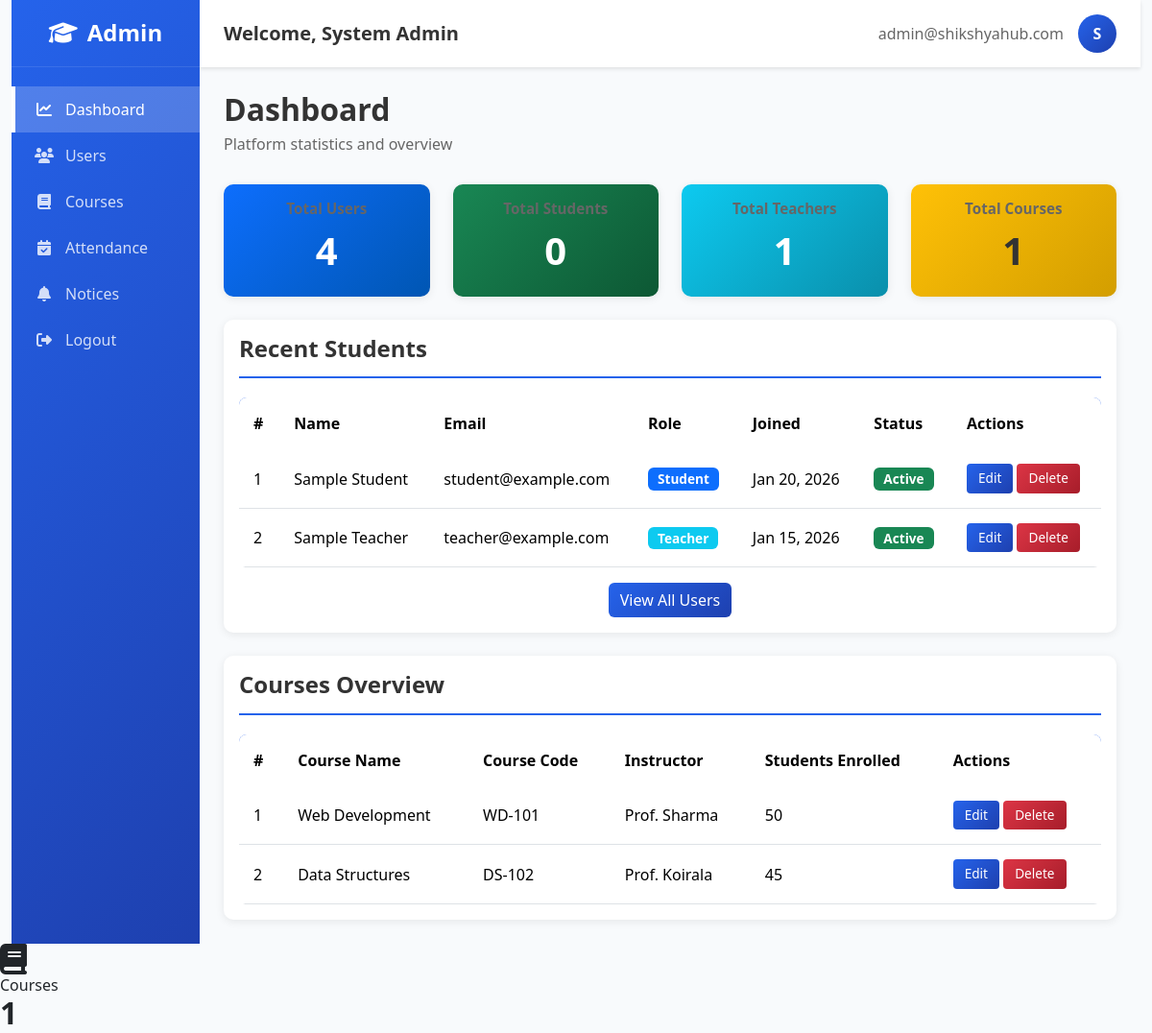
The app's page /admin/dashboard (signed in) with its own data.
### app/models.py (models this page shows, shortened)
class User(db.Model, UserMixin):
    id = db.Column(db.Integer, primary_key=True)
    name = db.Column(db.String(100), nullable=False)
    email = db.Column(db.String(120), unique=True, nullable=False)
    password_hash = db.Column(db.String(128))
    role = db.Column(db.String(20), nullable=False) # 'admin', 'teacher', 'student'
    created_at = db.Column(db.DateTime, default=datetime.utcnow)
    student_profile = db.relationship('Student', backref='user_account', cascade='all, delete-orphan', uselist=False)
    teacher_profile = db.relationship('Teacher', backref='user_account', cascade='all, delete-orphan', uselist=False)

### app/routes/admin.py (the view)
@admin.route('/admin/dashboard')
@login_required
def dashboard():
    if not check_admin():
        flash('Access denied. Admin privileges required.', 'danger')
        return redirect(url_for('main.home'))
    stats = {
        'users': User.query.count(),
        'students': Student.query.count(),
        'teachers': Teacher.query.count(),
        'courses': Course.query.count()
    }
    return render_template('admin/dashboard.html', stats=stats)

### app/models.py (called while the page is built)
@login_manager.user_loader
def load_user(user_id):
    return User.query.get(int(user_id))

### app/routes/admin.py (called while the page is built)
def check_admin():
    if not current_user.is_authenticated or current_user.role != 'admin':
        return False
    return True

### app/templates/admin/dashboard.html (shortened to what this page needs)
<!DOCTYPE html>
<html lang="en">
<head>
    <link href="https://cdn.jsdelivr.net/npm/bootstrap@5.3.3/dist/css/bootstrap.min.css" rel="stylesheet">
    <link rel="stylesheet" href="https://cdnjs.cloudflare.com/ajax/libs/font-awesome/6.4.0/css/all.min.css">
</head>
<body>
    <div class="container-fluid">
        <div class="row g-0" style="min-height: 100vh;">
            <nav class="col-md-2 sidebar d-none d-md-block">
                <div class="brand">
                    <h4><i class="fas fa-graduation-cap"></i> Admin</h4>
                </div>
                <div class="nav-menu">
                    <ul class="nav flex-column">
                        <li class="nav-item">
                            <a href="{{ url_for('admin.dashboard') }}" class="nav-link active">
                                <i class="fas fa-chart-line"></i> Dashboard
                            </a>
                        </li>
                        <li class="nav-item">
                            <a href="{{ url_for('admin.manage_users') }}" class="nav-link">
                                <i class="fas fa-users"></i> Users
                            </a>
                        </li>
<li class="nav-item">
    <a href="{{ url_for('admin.courses') }}" class="nav-link">
        <i class="fas fa-book"></i> Courses
    </a>
</li>
                        <li class="nav-item">
                            <a href="#" class="nav-link">
                                <i class="fas fa-calendar-check"></i> Attendance
                            </a>
                        </li>
                        <li class="nav-item">
                            <a href="#" class="nav-link">
                                <i class="fas fa-bell"></i> Notices
                            </a>
                        </li>
                        <li class="nav-item">
                            <a href="{{ url_for('auth.logout') }}" class="nav-link">
                                <i class="fas fa-sign-out-alt"></i> Logout
                            </a>
                        </li>
                    </ul>
                </div>
            </nav>
            <main class="col-md-10 ms-sm-auto col-lg-10">
                <div class="topbar">
                    <div>
                        <h5 class="mb-0" style="color: #333; font-weight: 600;">Welcome, {{ current_user.name }}</h5>
                    </div>
                    <div class="topbar-user">
                        <span style="color: #666;">{{ current_user.email }}</span>
                        <div class="user-avatar">{{ current_user.name[0].upper() }}</div>
                    </div>
                </div>
                <div class="main-content">
                    <div class="page-header">
                        <h2>Dashboard</h2>
                        <p>Platform statistics and overview</p>
                    </div>
                    <div class="row g-4 mb-4">
                        <div class="col-md-3">
                            <div class="card card-summary card-summary-primary p-3 text-center">
                                <h5>Total Users</h5>
                                <h3>{{ stats.users }}</h3>
                            </div>
                        </div>
                        <div class="col-md-3">
                            <div class="card card-summary card-summary-success p-3 text-center">
                                <h5>Total Students</h5>
                                <h3>{{ stats.students }}</h3>
                            </div>
                        </div>
                        <div class="col-md-3">
                            <div class="card card-summary card-summary-info p-3 text-center">
                                <h5>Total Teachers</h5>
                                <h3>{{ stats.teachers }}</h3>
                            </div>
                        </div>
                        <div class="col-md-3">
                            <div class="card card-summary card-summary-warning p-3 text-center">
                                <h5>Total Courses</h5>
                                <h3>{{ stats.courses }}</h3>
                            </div>
                        </div>
                    </div>
                    <div class="card p-3 mb-4">
                        <h4>Recent Students</h4>
                        <div class="table-responsive">
                            <table class="table table-hover align-middle">
                                <thead>
                                    <tr>
                                        <th>#</th>
                                        <th>Name</th>
                                        <th>Email</th>
                                        <th>Role</th>
                                        <th>Joined</th>
                                        <th>Status</th>
                                        <th>Actions</th>
                                    </tr>
                                </thead>
                                <tbody>
                                    <tr>
                                        <td>1</td>
                                        <td>Sample Student</td>
                                        <td>student@example.com</td>
                                        <td><span class="badge bg-primary">Student</span></td>
                                        <td>Jan 20, 2026</td>
                                        <td><span class="badge bg-success">Active</span></td>
                                        <td>
                                            <button class="btn btn-sm btn-primary">Edit</button>
                                            <button class="btn btn-sm btn-danger">Delete</button>
                                        </td>
                                    </tr>
                                    <tr>
                                        <td>2</td>
                                        <td>Sample Teacher</td>
                                        <td>teacher@example.com</td>
                                        <td><span class="badge bg-info">Teacher</span></td>
                                        <td>Jan 15, 2026</td>
                                        <td><span class="badge bg-success">Active</span></td>
                                        <td>
                                            <button class="btn btn-sm btn-primary">Edit</button>
                                            <button class="btn btn-sm btn-danger">Delete</button>
                                        </td>
                                    </tr>
                                </tbody>
                            </table>
                        </div>
                        <div class="text-center mt-3">
                            <a href="{{ url_for('admin.manage_users') }}" class="btn btn-primary">View All Users</a>
                        </div>
                    </div>
                    <div class="card p-3">
                        <h4>Courses Overview</h4>
                        <div class="table-responsive">
                            <table class="table table-hover align-middle">
                                <thead>
                                    <tr>
                                        <th>#</th>
                                        <th>Course Name</th>
                                        <th>Course Code</th>
                                        <th>Instructor</th>
                                        <th>Students Enrolled</th>
                                        <th>Actions</th>
                                    </tr>
                                </thead>
                                <tbody>
                                    <tr>
                                        <td>1</td>
                                        <td>Web Development</td>
                                        <td>WD-101</td>
                                        <td>Prof. Sharma</td>
                                        <td>50</td>
                                        <td>
                                            <button class="btn btn-sm btn-primary">Edit</button>
                                            <button class="btn btn-sm btn-danger">Delete</button>
                                        </td>
                                    </tr>
                                    <tr>
                                        <td>2</td>
                                        <td>Data Structures</td>
                                        <td>DS-102</td>
                                        <td>Prof. Koirala</td>
                                        <td>45</td>
                                        <td>
                                            <button class="btn btn-sm btn-primary">Edit</button>
                                            <button class="btn btn-sm btn-danger">Delete</button>
                                        </td>
                                    </tr>
                                </tbody>
                            </table>
                        </div>
                    </div>
                </div>
            </main>
        </div>
    </div>
</body>
</html>
<i class="fas fa-book fa-2x me-3"></i>
<div>
    <h6 class="mb-0">Courses</h6>
    <h2 class="mb-0 fw-bold">{{ stats.courses }}</h2>
</div>
</body>
</html>

### app/templates/admin/dashboard.html (style rules this page uses)
* { margin: 0; padding: 0; box-sizing: border-box; }
body { font-family: 'Segoe UI', Tahoma, Geneva, Verdana, sans-serif; background-color: #f8fafc; }
.sidebar { min-height: 100vh; background: linear-gradient(135deg, #2563eb 0%, #1e40af 100%); color: white; padding: 0; position: sticky; top: 0; }
.sidebar .brand { padding: 20px; border-bottom: 1px solid rgba(255, 255, 255, 0.1); text-align: center; }
.sidebar .brand h4 { margin: 0; font-weight: 700; display: flex; align-items: center; justify-content: center; gap: 10px; }
.sidebar .nav-menu { padding: 20px 0; }
.sidebar .nav-item { padding: 0; }
.sidebar .nav-link { color: rgba(255, 255, 255, 0.8); text-decoration: none; padding: 12px 20px; display: flex; align-items: center; gap: 12px; transition: all 0.3s ease; border-left: 4px solid transparent; }
.sidebar .nav-link.active { background-color: rgba(255, 255, 255, 0.2); color: white; border-left-color: white; }
.sidebar .nav-link i { width: 20px; text-align: center; }
.topbar { background: white; padding: 15px 25px; box-shadow: 0 2px 4px rgba(0, 0, 0, 0.1); display: flex; justify-content: space-between; align-items: center; }
.topbar-user { display: flex; align-items: center; gap: 15px; }
.topbar-user .user-avatar { width: 40px; height: 40px; background: linear-gradient(135deg, #2563eb 0%, #1e40af 100%); border-radius: 50%; display: flex; align-items: center; justify-content: center; color: white; font-weight: bold; }
.card-summary { border-radius: 10px; box-shadow: 0 4px 15px rgba(0, 0, 0, 0.1); border: none; transition: all 0.3s ease; }
.card-summary h5 { font-size: 0.95rem; font-weight: 600; color: #666; margin-bottom: 10px; }
.card-summary h3 { font-size: 2.5rem; font-weight: 700; }
.card-summary-primary { background: linear-gradient(135deg, #0d6efd 0%, #0056b3 100%); color: white; }
.card-summary-success { background: linear-gradient(135deg, #198754 0%, #0d5834 100%); color: white; }
.card-summary-info { background: linear-gradient(135deg, #0dcaf0 0%, #0a8fab 100%); color: white; }
.card-summary-warning { background: linear-gradient(135deg, #ffc107 0%, #d39e00 100%); color: #333; }
.card { border: none; box-shadow: 0 2px 10px rgba(0, 0, 0, 0.08); border-radius: 10px; }
.card h4 { font-weight: 700; color: #333; margin-bottom: 20px; padding-bottom: 15px; border-bottom: 2px solid #2563eb; }
.table { margin-bottom: 0; }
.table thead { background-color: #2563eb; color: white; }
.table thead th { border: none; font-weight: 600; padding: 15px; }
.table tbody td { padding: 15px; vertical-align: middle; }
.badge { font-size: 0.85rem; padding: 5px 10px; }
.btn-sm { padding: 5px 12px; font-size: 0.85rem; }
.btn-primary { background: linear-gradient(135deg, #2563eb 0%, #1e40af 100%); border: none; transition: all 0.3s ease; }
.btn-danger { background: linear-gradient(135deg, #dc3545 0%, #a71d2a 100%); border: none; }
.main-content { padding: 25px; }
.page-header { margin-bottom: 30px; }
.page-header h2 { font-weight: 700; color: #333; margin-bottom: 5px; }
.page-header p { color: #666; margin: 0; }
.table-responsive { border-radius: 8px; overflow: hidden; }

### records on screen
User: name "System Admin", email "admin@shikshyahub.com", name "S"

### other values on screen
{{ stats.users }} "4"
{{ stats.students }} "0"
{{ stats.teachers }} "1"
{{ stats.courses }} "1"
